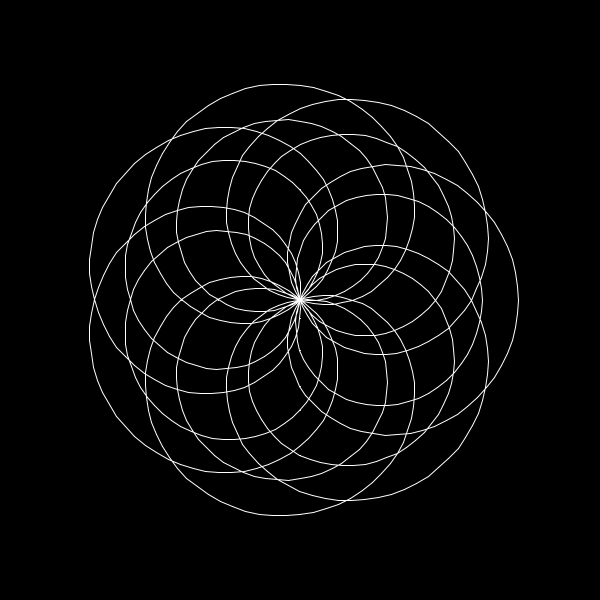
Frame 1 (no input)
Frame 60 (the mouse pressed at the canvas centre just before this capture): identical to frame 1, image omitted
Frame 120 (the mouse held since frame 60 and released just before this capture): identical to frame 1, image omitted

The Processing sketch that drew this single still picture (run headless with seeded random() and noise(); from frame 60 on, the mouse is pressed at the canvas centre):

// Processing sketch: rhodonea_curves_3
// ── rhodonea_curves_3.pde
/* 
In mathematics, a rose or rhodonea curve 
is a sinusoid plotted in polar coordinates.
*/


float r = 200;
float petalLen;
int resolution = 100;
float theta;
float x;
float y;
float k;
float n = 7;
float d = 9;
float c = 0.09;
void setup() {
  size(600,600);
  k = n / d;
}


void draw() {
  background(0);
  pushMatrix();
  translate(width*0.5,height*0.5);
  //fill(255);
  noFill();
  stroke(255);
  beginShape();
  for(int i = 0; i < resolution*d; i++) {
    
    theta = map(i,0,resolution,0,TWO_PI);
    
    petalLen = cos(k*theta) + c;
    x = r * petalLen * cos(theta);
    y = r * petalLen * sin(theta);
    point(x,y);
    vertex(x,y);
  }
  endShape(CLOSE);
  popMatrix();
}
